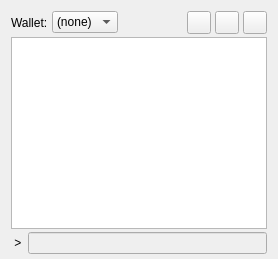
     <widget class="QWidget" name="pageConsole">
      <layout class="QVBoxLayout" name="verticalLayout_3">
       <property name="spacing">
        <number>3</number>
       </property>
       <property name="bottomMargin">
        <number>5</number>
       </property>
       <item>
        <layout class="QHBoxLayout" name="horizontalLayout">
         <property name="spacing">
          <number>4</number>
         </property>
         <item>
          <widget class="QLabel" name="WalletSelectorLabel">
           <property name="text">
            <string>Wallet:</string>
           </property>
          </widget>
         </item>
         <item>
          <widget class="QComboBox" name="WalletSelector">
           <property name="sizeAdjustPolicy">
            <enum>QComboBox::AdjustToContents</enum>
           </property>
           <item>
            <property name="text">
             <string>(none)</string>
            </property>
           </item>
          </widget>
         </item>
         <item>
          <spacer name="horizontalSpacer">
           <property name="orientation">
            <enum>Qt::Horizontal</enum>
           </property>
           <property name="sizeHint" stdset="0">
            <size>
             <width>40</width>
             <height>20</height>
            </size>
           </property>
          </spacer>
         </item>
         <item>
          <widget class="QToolButton" name="fontSmallerButton">
           <property name="toolTip">
            <string>Decrease font size</string>
           </property>
          </widget>
         </item>
         <item>
          <widget class="QToolButton" name="fontBiggerButton">
           <property name="toolTip">
            <string>Increase font size</string>
           </property>
          </widget>
         </item>
         <item>
          <widget class="QToolButton" name="clearButton">
           <property name="toolTip">
            <string>Clear console</string>
           </property>
           <property name="shortcut">
            <string notr="true">Ctrl+L</string>
           </property>
          </widget>
         </item>
        </layout>
       </item>
       <item>
        <widget class="QTextEdit" name="messagesWidget">
         <property name="minimumSize">
          <size>
           <width>0</width>
           <height>100</height>
          </size>
         </property>
         <property name="readOnly">
          <bool>true</bool>
         </property>
         <property name="tabKeyNavigation" stdset="0">
          <bool>false</bool>
         </property>
         <property name="columnCount" stdset="0">
          <number>2</number>
         </property>
        </widget>
       </item>
       <item>
        <layout class="QHBoxLayout" name="horizontalLayoutPrompt">
         <property name="spacing">
          <number>3</number>
         </property>
         <item>
          <widget class="QLabel" name="promptLabel">
           <property name="text">
            <string notr="true"> &gt; </string>
           </property>
          </widget>
         </item>
         <item>
          <widget class="QLineEdit" name="lineEdit">
           <property name="enabled">
            <bool>false</bool>
           </property>
           <property name="placeholderText">
            <string/>
           </property>
          </widget>
         </item>
        </layout>
       </item>
      </layout>
     </widget>
